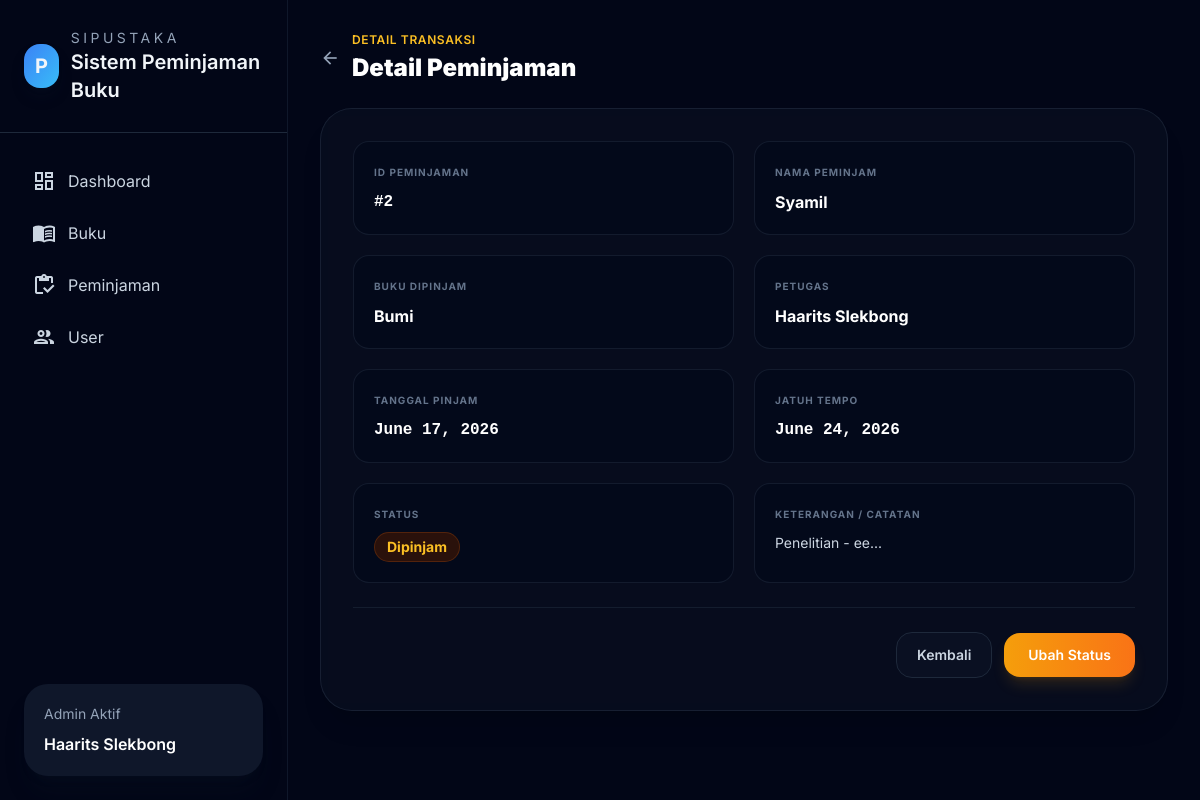
Page /peminjaman/2/ on the committed database.
### perpustakaan/models.py (models this page shows, shortened)
class Peminjaman(models.Model):
    nama_peminjam = models.CharField(max_length=150)
    buku = models.CharField(max_length=255)
    tanggal_pinjam = models.DateField()
    jatuh_tempo = models.DateField()
    keterangan = models.TextField(blank=True)
    petugas = models.CharField(max_length=150)
    status = models.CharField(max_length=30, default='Dipinjam')

### perpustakaan/views.py (the view)
# urls.py: path('peminjaman/<int:id>/', views.detail_peminjam, name='detail_peminjam'),
def detail_peminjam(request, id):
    peminjaman = get_object_or_404(Peminjaman, id=id)
    return render(request, 'peminjaman/detail.html', {
        'peminjaman': peminjaman,
    })

### perpustakaan/templates/peminjaman/detail.html
{% extends 'nav.html' %} {% block title %} Detail Peminjaman - Sistem Peminjaman Buku SIPUSTAKA {% endblock %} {% block content %}
<div class="flex flex-col gap-6 text-sm">
  <div class="flex items-center gap-3">
    <a href="{% url 'list_peminjam' %}" class="text-slate-400 hover:text-white transition duration-200">
      <span class="material-icons-outlined text-xl">arrow_back</span>
    </a>
    <div>
      <p class="text-xs uppercase tracking-wider text-amber-400 font-semibold mb-1">DETAIL TRANSAKSI</p>
      <h3 class="text-2xl font-black text-white">Detail Peminjaman</h3>
    </div>
  </div>
  <div class="rounded-[2rem] bg-slate-900/40 border border-slate-800/70 p-6 md:p-8 backdrop-blur-md shadow-xl max-w-4xl">
    <div class="grid gap-5 sm:grid-cols-2">
      <div class="rounded-2xl bg-slate-950/40 border border-slate-800/60 p-5 hover:border-slate-700/50 transition duration-300">
        <p class="text-[10px] font-bold text-slate-500 uppercase tracking-widest">ID Peminjaman</p>
        <p class="mt-2 text-base font-bold text-white font-mono">#{{ peminjaman.id }}</p>
      </div>
      <div class="rounded-2xl bg-slate-950/40 border border-slate-800/60 p-5 hover:border-slate-700/50 transition duration-300">
        <p class="text-[10px] font-bold text-slate-500 uppercase tracking-widest">Nama Peminjam</p>
        <p class="mt-2 text-base font-bold text-white">{{ peminjaman.nama_peminjam }}</p>
      </div>
      <div class="rounded-2xl bg-slate-950/40 border border-slate-800/60 p-5 hover:border-slate-700/50 transition duration-300">
        <p class="text-[10px] font-bold text-slate-500 uppercase tracking-widest">Buku Dipinjam</p>
        <p class="mt-2 text-base font-bold text-white">{{ peminjaman.buku }}</p>
      </div>
      <div class="rounded-2xl bg-slate-950/40 border border-slate-800/60 p-5 hover:border-slate-700/50 transition duration-300">
        <p class="text-[10px] font-bold text-slate-500 uppercase tracking-widest">Petugas</p>
        <p class="mt-2 text-base font-bold text-white">{{ peminjaman.petugas }}</p>
      </div>
      <div class="rounded-2xl bg-slate-950/40 border border-slate-800/60 p-5 hover:border-slate-700/50 transition duration-300">
        <p class="text-[10px] font-bold text-slate-500 uppercase tracking-widest">Tanggal Pinjam</p>
        <p class="mt-2 text-base font-bold text-white font-mono">{{ peminjaman.tanggal_pinjam }}</p>
      </div>
      <div class="rounded-2xl bg-slate-950/40 border border-slate-800/60 p-5 hover:border-slate-700/50 transition duration-300">
        <p class="text-[10px] font-bold text-slate-500 uppercase tracking-widest">Jatuh Tempo</p>
        <p class="mt-2 text-base font-bold text-white font-mono">{{ peminjaman.jatuh_tempo }}</p>
      </div>
      <div class="rounded-2xl bg-slate-950/40 border border-slate-800/60 p-5 hover:border-slate-700/50 transition duration-300">
        <p class="text-[10px] font-bold text-slate-500 uppercase tracking-widest">Status</p>
        <div class="mt-2">
          {% if peminjaman.status == 'Dikembalikan' %}
          <span class="inline-flex items-center rounded-full bg-emerald-950/60 border border-emerald-800/40 px-3 py-1 text-sm font-bold text-emerald-400">{{ peminjaman.status }}</span>
          {% else %}
          <span class="inline-flex items-center rounded-full bg-amber-950/60 border border-amber-800/40 px-3 py-1 text-sm font-bold text-amber-400">{{ peminjaman.status }}</span>
          {% endif %}
        </div>
      </div>
      <div class="rounded-2xl bg-slate-950/40 border border-slate-800/60 p-5 hover:border-slate-700/50 transition duration-300">
        <p class="text-[10px] font-bold text-slate-500 uppercase tracking-widest">Keterangan / Catatan</p>
        <p class="mt-2 text-sm text-slate-300 leading-relaxed">{{ peminjaman.keterangan|default:"Tidak ada keterangan." }}</p>
      </div>
    </div>
    <div class="flex items-center justify-end gap-3 pt-6 mt-6 border-t border-slate-800/60">
      <a href="{% url 'list_peminjam' %}"
        class="rounded-2xl border border-slate-800 bg-slate-900/40 px-5 py-3 text-slate-300 hover:text-white transition duration-200 font-semibold">
        Kembali
      </a>
      <a href="{% url 'ubah_status' peminjaman.id %}"
        class="rounded-2xl bg-gradient-to-r from-amber-500 to-orange-500 px-6 py-3 text-white shadow-lg shadow-amber-500/15 hover:shadow-amber-500/25 transition duration-200 font-semibold">
        Ubah Status
      </a>
    </div>
  </div>
</div>
{% endblock %}

### perpustakaan/templates/nav.html (style rules this page uses)
body { font-family: Inter, ui-sans-serif, system-ui, -apple-system, BlinkMacSystemFont, "Segoe UI", sans-serif; }

### rows in the picture
Peminjaman: id "2", nama_peminjam "Syamil", buku "Bumi", petugas "Haarits Slekbong", tanggal_pinjam "June 17, 2026", jatuh_tempo "June 24, 2026", status "Dipinjam", keterangan "Penelitian - ee..."
